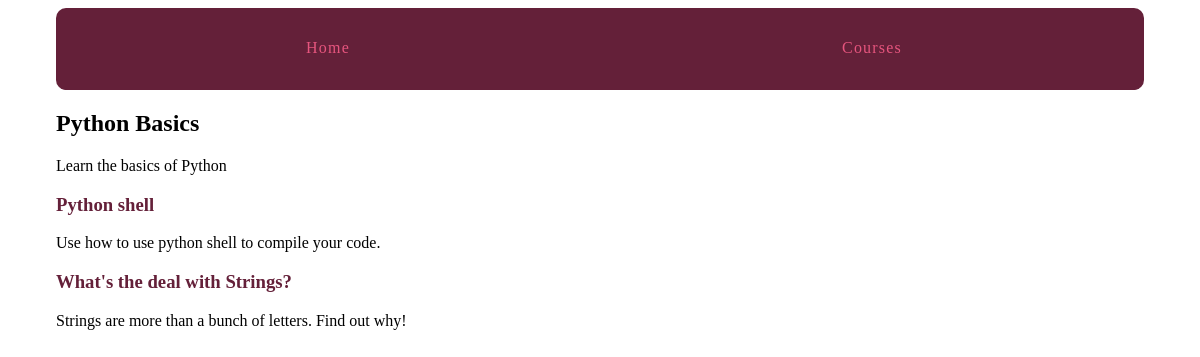
The page /courses/1/ on the database its author committed.
### courses/models.py (models this page shows, shortened)
class Course(models.Model):
    created_at = models.DateTimeField(auto_now_add=True)
    title = models.CharField(max_length=255)
    description = models.TextField()

class Step(models.Model):
    title = models.CharField(max_length=255)
    description = models.TextField()
    content = models.TextField(blank=True, default='')
    order = models.IntegerField(default=0)
    course = models.ForeignKey(Course)
    class Meta:
        ordering = ['order', ]

### courses/views.py (the view)
# urls.py: url(r'(?P<pk>\d+)/$', views.course_detail, name='detail'),
def course_detail(request, pk):
    course = get_object_or_404(Course, pk=pk)
    return render(request, 'courses/course_detail.html', {'course': course})

### courses/templates/courses/course_detail.html (shortened to what this page needs)
{% extends "layouts.html" %}
{% block content %}
<article>
    <h2>{{course.title}}</h2>
    {{course.description}}
    <section>
        {% for step in course.step_set.all %}
            <h3>
                <a href ="{% url 'courses:step' course_pk=step.course.pk step_pk=step.pk %}">{{ step.title }}</a>
            </h3>
            {{ step.description }}
        {% endfor %}
    </section>
</article>
{% endblock %}}

### assets/css/layout.css (style rules this page uses)
html { box-sizing: border-box; }
*, *::after, *::before { box-sizing: inherit; }
article h2 a, article h3 a { color: #642039; text-decoration: none; }

### rows shown on the page
Course: title "Python Basics", description "Learn the basics of Python"
Step: title "Python shell", description "Use how to use python shell to compile your code."
Step: title "What's the deal with Strings?", description "Strings are more than a bunch of letters. Find out why!"
